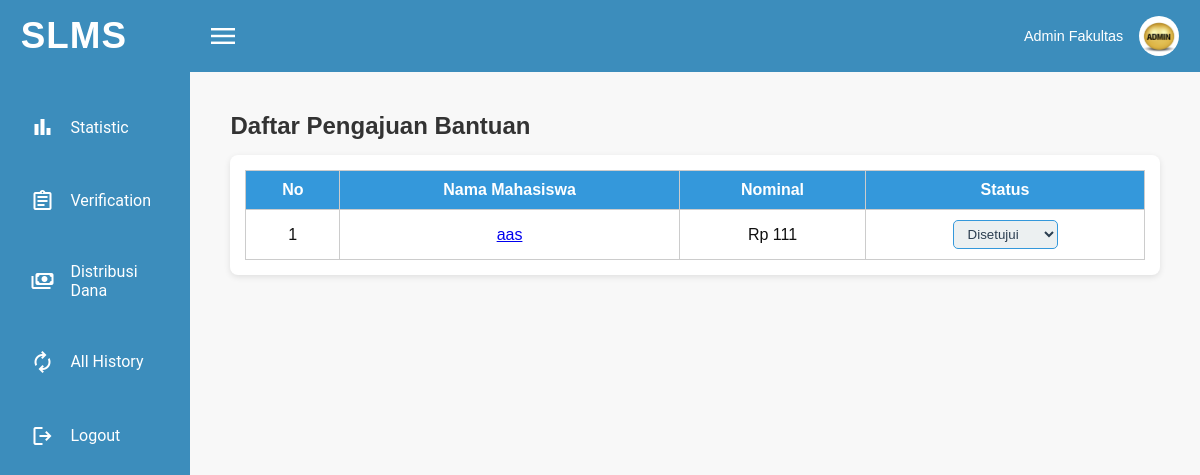
The page /Page-Admin/Admin/verification.php on the database its author committed.
### tables this page shows
CREATE TABLE `pengajuan_dana` (
  `id` int(11) NOT NULL,
  `id_mahasiswa` int(11) NOT NULL,
  `jenis_pengajuan` varchar(100) NOT NULL,
  `nominal` int(11) NOT NULL,
  `tanggal_pengajuan` timestamp NOT NULL DEFAULT current_timestamp(),
  `no_rekening` varchar(30) DEFAULT NULL,
  `status` enum('Diproses','Disetujui','Ditolak') DEFAULT 'Diproses'
);

CREATE TABLE `users` (
  `id_user` int(11) NOT NULL,
  `nim` varchar(20) NOT NULL,
  `nama_lengkap` varchar(100) NOT NULL,
  `password` varchar(255) NOT NULL,
  `role` enum('mahasiswa','admin') DEFAULT 'mahasiswa',
  `status_akun` enum('aktif','nonaktif') DEFAULT 'aktif',
  `created_at` timestamp NOT NULL DEFAULT current_timestamp()
);

### Page-Admin/Admin/verification.php (the view, shortened to what this page needs)
<?php
$host = "localhost";
$user = "root";
$pass = "";
$db = "db_sibkm";
$koneksi = mysqli_connect($host, $user, $pass, $db);
$pengajuan = [];
$query = "
    SELECT
        pd.id,
        pd.id_mahasiswa,
        u.nama_lengkap,
        pd.nominal,
        pd.status
    FROM pengajuan_dana pd
    JOIN mahasiswa m ON pd.id_mahasiswa = m.id
    JOIN users u ON m.nim = u.nim
";
$result = mysqli_query($koneksi, $query);
if ($result && mysqli_num_rows($result) > 0) {
    while ($row = mysqli_fetch_assoc($result)) {
        $pengajuan[] = $row;
    }
}
?>
<!DOCTYPE html>
<html lang="id">
<head>
    <link rel="stylesheet" href="../StyleA/admin.css">
</head>
<body>
    <?php include '../NavigasiA/navbarA.php'; ?>
    <div class="container">
        <?php include '../NavigasiA/navmainA.php'; ?>
        <main class="main-content">
            <section class="verifikasi-section">
                <h2>Daftar Pengajuan Bantuan</h2>
                <div class="verifikasi-table-wrapper">
                    <table class="verifikasi-table">
                        <thead>
                            <tr>
                                <th>No</th>
                                <th>Nama Mahasiswa</th>
                                <th>Nominal</th>
                                <th>Status</th>
                            </tr>
                        </thead>
                        <tbody>
                            <?php if (!empty($pengajuan)): ?>
                                <?php foreach ($pengajuan as $i => $p): ?>
                                    <tr>
                                        <td><?= $i + 1 ?></td>
                                        <td>
                                            <a href="detail_mahasiswa.php?id=<?= $p['id_mahasiswa'] ?>">
                                                <?= htmlspecialchars($p['nama_lengkap']) ?>
                                            </a>
                                        </td>
                                        <td>Rp <?= number_format($p['nominal'], 0, ',', '.') ?></td>
                                        <td>
                                            <select class="status-dropdown" data-id="<?= $p['id'] ?>">
                                                <option value="Disetujui" <?= $p['status'] == 'Disetujui' ? 'selected' : '' ?>>Disetujui</option>
                                            </select>
                                        </td>
                                    </tr>
                                <?php endforeach; ?>
                            <?php else: ?>
                                <tr>
                                    <td colspan="4" style="text-align:center;">Belum ada pengajuan.</td>
                                </tr>
                            <?php endif; ?>
                        </tbody>
                    </table>
                </div>
            </section>
        </main>
    </div>
</body>
</html>

### Page-Admin/StyleA/admin.css (style rules this page uses)
* { margin: 0; padding: 0; box-sizing: border-box; font-family: 'Poppins', sans-serif; }
body { min-height: 100vh; background: #f2f4f8; color: #101010; padding: 0; }
.container { width: 100%; }
.main-content { width: 100%; display: flex; flex-direction: column; padding: 20px; }
.verifikasi-section { padding: 20px; }
.verifikasi-section h2 { margin-bottom: 15px; font-size: 24px; color: #333; }
.verifikasi-table-wrapper { overflow-x: auto; background: white; border-radius: 8px; padding: 15px; box-shadow: 0 2px 6px rgba(0, 0, 0, 0.1); }
.verifikasi-table { width: 100%; border-collapse: collapse; }
.verifikasi-table th, .verifikasi-table td { border: 1px solid #ccc; padding: 10px; text-align: center; }
.verifikasi-table th { background: #3498db; color: white; }
.status-dropdown { padding: 5px 10px; border-radius: 5px; border: 1px solid #3498db; background: #ecf0f1; color: #2c3e50; }

### Style/navigasi.css (style rules this page uses)
* { margin: 0; padding: 0; box-sizing: border-box; }
body { font-family: 'Poppins', sans-serif; color: #101010; background: #f8f8f8; }
.container { display : grid; grid-template-columns : 1fr 5.3fr; min-height : 100vh; }

### rows shown on the page
pengajuan_dana: users.nama_lengkap "aas", nominal "111", id "Disetujui"
